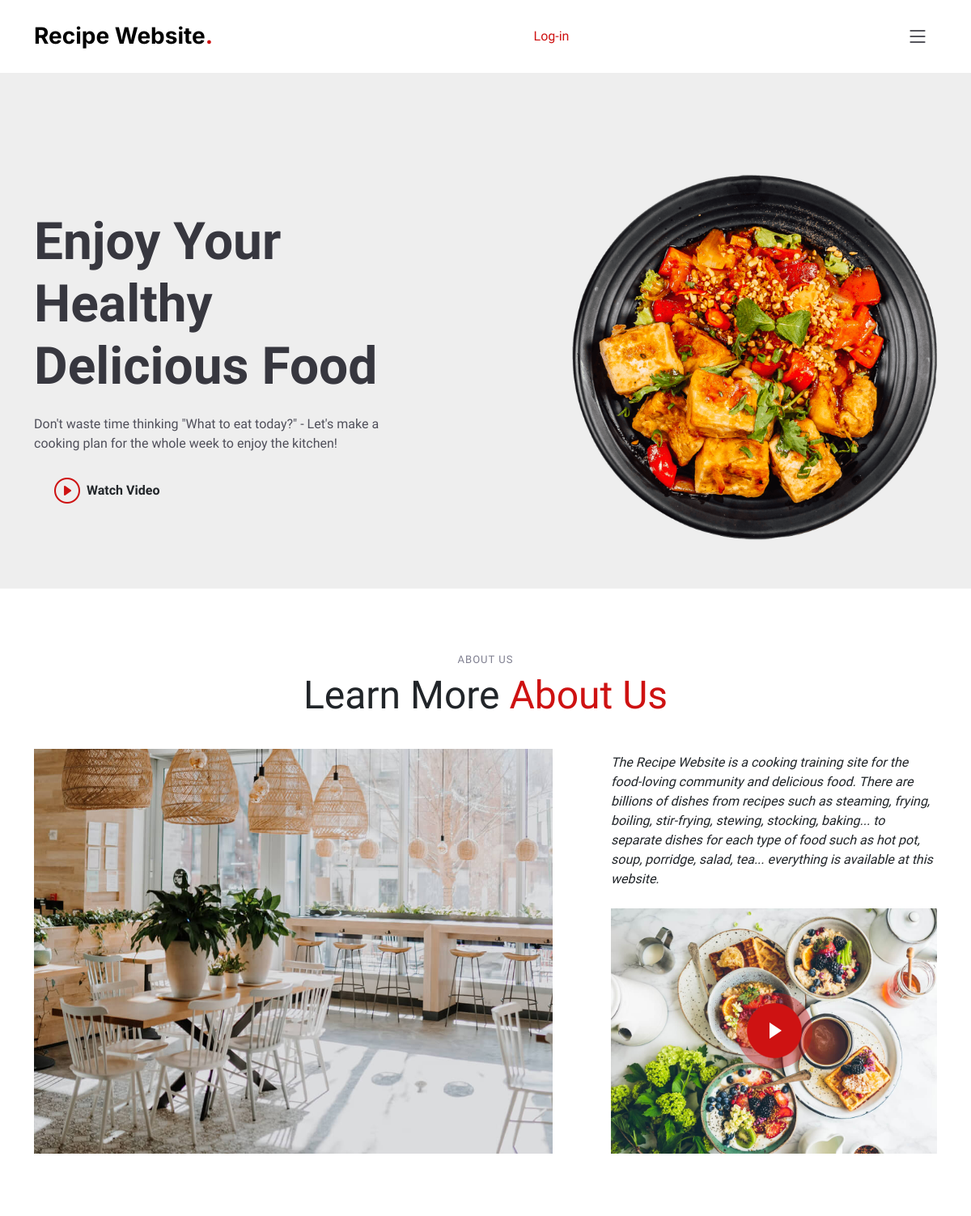
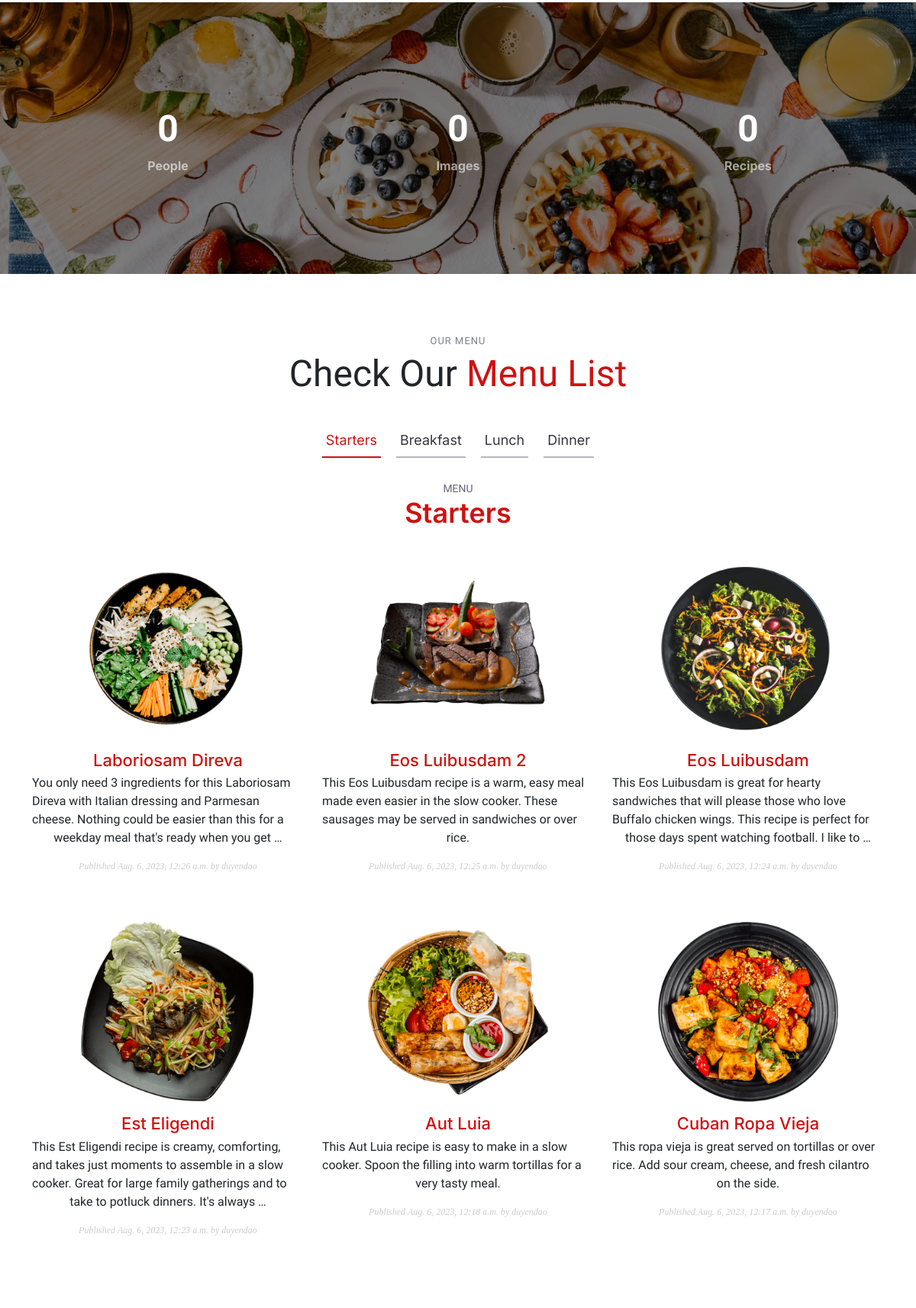
Screenshot of /recipe/ (upper part) with the database file from the repository (2 pictures, top to bottom).
### recipe/models.py (models this page shows, shortened)
class Post(models.Model):
    STATUS_CHOICES = ( ('draft', 'Draft'), ('published', 'Published'), )
    title = models.CharField(max_length=250)
    slug = models.SlugField(max_length=250, unique_for_date='publish')
    author = models.ForeignKey(User, on_delete=models.CASCADE, related_name='recipe_posts')
    body = models.TextField(blank=True)
    image = models.ImageField(upload_to='posts/image/%Y/%m/%d/', blank=True)
    video = models.FileField(upload_to='posts/video/%Y/%m/%d/', blank=True)
    url = models.URLField()
    publish = models.DateTimeField(default=timezone.now)
    created = models.DateTimeField(auto_now_add=True)
    updated = models.DateTimeField(auto_now=True)
    status = models.CharField(max_length=10, choices=STATUS_CHOICES, default='draft')
    objects = models.Manager() # The default manager.
    published = PublishedManager() # Our custom manager.
    score = models.IntegerField(default=0,
        validators=[
            MaxValueValidator(5),
            MinValueValidator(0),
        ]
    )
    servings = models.IntegerField(default=0)
    ingredients = models.TextField(blank=True)
    direction_step = models.TextField(blank=True)
    nutrition_calories = models.IntegerField(default=0)
    nutrition_carbs = models.IntegerField(default=0)
    nutrition_protein = models.IntegerField(default=0)
    nutrition_fat = models.IntegerField(default=0)
    class Meta:
        ordering = ('-publish',)
    def get_absolute_url_home(self):
        return reverse('recipe:post_detail_home', args=[ self.slug, self.publish.year, self.publish.month, self.publish.day])

### account/views.py (the view)
# urls.py: path('', views.home, name='home'),
def home(request):
    object_list = Post.published.all()
    images = Image.objects.all()
    paginator = Paginator(object_list, 6)
    page = request.GET.get('page')
    try:
        posts = paginator.page(page)
    except PageNotAnInteger:
        posts = paginator.page(1)
    except EmptyPage:
        posts = paginator.page(paginator.num_pages)
    return render(request, 'account/home.html', {'section': 'home',
                                                 'posts': posts,
                                                 'images': images})

### recipe/models.py (called while the page is built)
    def get_queryset(self):
        return super(PublishedManager, self).get_queryset().filter(status='published')

### account/templates/account/home.html (shortened to what this page needs)
{% extends "base.html" %}
{% block content %}
    <h1>Home</h1>
    <section id="hero" class="hero d-flex align-items-center section-bg">
        <div class="container">
        <div class="row justify-content-between gy-5">
            <div class="col-lg-5 order-2 order-lg-1 d-flex flex-column justify-content-center align-items-center align-items-lg-start text-center text-lg-start">
            <h2 data-aos="fade-up">Enjoy Your Healthy<br>Delicious Food</h2>
            <p data-aos="fade-up" data-aos-delay="100">Don't waste time thinking "What to eat today?" - Let's make a cooking plan for the whole week to enjoy the kitchen!</p>
            <div class="d-flex" data-aos="fade-up" data-aos-delay="200">
                <a href="https://www.youtube.com/watch?v=LXb3EKWsInQ" class="glightbox btn-watch-video d-flex align-items-center"><i class="bi bi-play-circle"></i><span>Watch Video</span></a>
            </div>
            </div>
            <div class="col-lg-5 order-1 order-lg-2 text-center text-lg-start">
            <img src="http://127.0.0.1:8000/media/images/2023/08/06/hero-img.png" class="img-fluid" alt="" data-aos="zoom-out" data-aos-delay="300">
            </div>
        </div>
        </div>
    </section>
    <main id="main">
        <section id="about" class="about">
            <div class="container" data-aos="fade-up">
                <div class="section-header">
                    <h2>About Us</h2>
                    <p>Learn More <span>About Us</span></p>
                </div>
                <div class="row gy-4">
                    <img class="col-lg-7 position-relative about-img" src="http://127.0.0.1:8000/media/images/2023/08/06/about.jpg" data-aos="fade-up" data-aos-delay="150" alt="">
                    <div class="col-lg-5 d-flex align-items-end" data-aos="fade-up" data-aos-delay="300">
                        <div class="content ps-0 ps-lg-5">
                            <p class="fst-italic">
                                The Recipe Website is a cooking training site for the food-loving community and delicious food.
                                There are billions of dishes from recipes such as steaming, frying, boiling, stir-frying, stewing, stocking, baking...
                                to separate dishes for each type of food such as hot pot, soup, porridge, salad, tea... everything is available at this website.
                            </p>
                            <div class="position-relative mt-4">
                                <img src="http://127.0.0.1:8000/media/images/2023/08/06/about-2.jpg" class="img-fluid" alt="">
                                <a href="https://www.youtube.com/watch?v=LXb3EKWsInQ" class="glightbox play-btn"></a>
                            </div>
                        </div>
                    </div>
                </div>
            </div>
        </section>
        <section id="stats-counter" class="stats-counter">
            <div class="container" data-aos="zoom-out">
                <div class="row gy-3">
                    <div class="col-lg-4 col-md-6">
                        <div class="stats-item text-center w-100 h-100">
                            <span data-purecounter-start="0" data-purecounter-end="232" data-purecounter-duration="1" class="purecounter"></span>
                            <p>People</p>
                        </div>
                    </div>
                    <div class="col-lg-4 col-md-6">
                        <div class="stats-item text-center w-100 h-100">
                            <span data-purecounter-start="0" data-purecounter-end="521" data-purecounter-duration="1" class="purecounter"></span>
                            <p>Images</p>
                        </div>
                    </div>
                    <div class="col-lg-4 col-md-6">
                        <div class="stats-item text-center w-100 h-100">
                            <span data-purecounter-start="0" data-purecounter-end="1453" data-purecounter-duration="1" class="purecounter"></span>
                            <p>Recipes</p>
                        </div>
                    </div>
                </div>
            </div>
        </section>
        <section id="menu" class="menu">
            <div class="container" data-aos="fade-up">
                <div class="section-header">
                    <h2>Our Menu</h2>
                    <p>Check Our <span> Menu List</span></p>
                </div>
                <ul class="nav nav-tabs d-flex justify-content-center" data-aos="fade-up" data-aos-delay="200">
                    <li class="nav-item">
                        <a class="nav-link active show" data-bs-toggle="tab" data-bs-target="#menu-starters">
                            <h4>Starters</h4>
                        </a>
                    </li>
                    <li class="nav-item">
                        <a class="nav-link" data-bs-toggle="tab" data-bs-target="#menu-breakfast">
                            <h4>Breakfast</h4>
                        </a>
                    </li>
                    <li class="nav-item">
                        <a class="nav-link" data-bs-toggle="tab" data-bs-target="#menu-lunch">
                            <h4>Lunch</h4>
                        </a>
                    </li>
                    <li class="nav-item">
                        <a class="nav-link" data-bs-toggle="tab" data-bs-target="#menu-dinner">
                            <h4>Dinner</h4>
                        </a>
                    </li>
                </ul>
                <div class="tab-content" data-aos="fade-up" data-aos-delay="300">
                    <div class="tab-pane fade active show" id="menu-starters">
                        <div class="tab-header text-center">
                            <p>Menu</p>
                            <h3>Starters</h3>
                        </div>
                        <div class="row gy-5">
                            {% for post in posts %}
                                <div class="col-lg-4 menu-item">
                                    {% if request.user.is_authenticated %}
                                        <a href="{{ post.get_absolute_url }}"><img src="{{ post.image.url }}" class="menu-img img-fluid" alt=""></a>
                                        <h4><a href="{{ post.get_absolute_url }}"> {{ post.title }} </a></h4>
                                    {% else %}
                                        <a href="{{ post.get_absolute_url_home }}"><img src="{{ post.image.url }}" class="menu-img img-fluid" alt=""></a>
                                        <h4><a href="{{ post.get_absolute_url_home }}"> {{ post.title }} </a></h4>
                                    {% endif %}
                                    <p class="ingredients">
                                        {{ post.body|truncatewords:30|linebreaks }}
                                    </p>
                                    <p class="date"> Published {{ post.publish }} by {{ post.author }} </p>
                                </div>
                            {% endfor %}
                        </div>
                    </div>
                </div>
            </div>
        </section>
    </main>
{% endblock %}

### account/static/assets/css/main.css (style rules this page uses)
:root { --font-default: "Open Sans", system-ui, -apple-system, "Segoe UI", Roboto, "Helvetica Neue", Arial, "Noto Sans", "Liberation Sans", sans-serif, "Apple Color Emoji", "Segoe UI Emoji", "Segoe UI Symbol", "Noto Color Emoji"; --font-primary: "Amatic SC", sans-serif; --font-secondary: "Inter", sans-serif; }
:root { --color-default: #212529; --color-primary: #ce1212; --color-secondary: #37373f; }
:root { scroll-behavior: smooth; }
body { font-family: var(--font-default); color: var(--color-default); }
a { color: var(--color-primary); text-decoration: none; }
h1, h2, h3, h4, h5, h6 { font-family: var(--font-secondary); }
section { overflow: hidden; padding: 80px 0; }
.section-bg { background-color: #eee; }
.section-header { text-align: center; padding-bottom: 30px; }
.section-header h2 { font-size: 13px; letter-spacing: 1px; font-weight: 400; margin: 0; padding: 0; color: #7f7f90; text-transform: uppercase; font-family: var(--font-default); }
.section-header p { margin: 0; font-size: 48px; font-weight: 400; font-family: var(--font-primary); }
.section-header p span { color: var(--color-primary); }
section { scroll-margin-top: 90px; }
.about .about-img { min-height: 500px; }
.about .play-btn { width: 94px; height: 94px; background: radial-gradient(var(--color-primary) 50%, rgba(206, 18, 18, 0.4) 52%); border-radius: 50%; display: block; position: absolute; left: calc(50% - 47px); top: calc(50% - 47px); overflow: hidden; }
.about .play-btn:before { content: ""; position: absolute; width: 120px; height: 120px; animation-delay: 0s; animation: pulsate-btn 2s; animation-direction: forwards; animation-iteration-count: infinite; animation-timing-function: steps; opacity: 1; border-radius: 50%; border: 5px solid rgba(206, 18, 18, 0.7); top: -15%; left: -15%; background: rgba(198, 16, 0, 0); }
.about .play-btn:after { content: ""; position: absolute; left: 50%; top: 50%; transform: translateX(-40%) translateY(-50%); width: 0; height: 0; border-top: 10px solid transparent; border-bottom: 10px solid transparent; border-left: 15px solid #fff; z-index: 100; transition: all 400ms cubic-bezier(0.55, 0.055, 0.675, 0.19); }
.stats-counter { background: linear-gradient(rgba(0, 0, 0, 0.5), rgba(0, 0, 0, 0.5)), url("../img/stats-bg.jpg") center center; background-size: cover; padding: 100px 0; }
.stats-counter .stats-item { padding: 30px; width: 100%; }
.stats-counter .stats-item span { font-size: 48px; display: block; color: #fff; font-weight: 700; }
.stats-counter .stats-item p { padding: 0; margin: 0; font-family: var(--font-secondary); font-size: 16px; font-weight: 700; color: rgba(255, 255, 255, 0.6); }
.menu .nav-tabs { border: 0; }
.menu .nav-link { margin: 0 10px; padding: 10px 5px; transition: 0.3s; color: var(--color-secondary); border-radius: 0; cursor: pointer; height: 100%; border: 0; border-bottom: 2px solid #b6b6bf; }
.menu .nav-link h4 { font-size: 18px; font-weight: 400; margin: 0; font-family: var(--font-secondary); }
.menu .nav-link.active { color: var(--color-primary); border-color: var(--color-primary); }
.menu .tab-content .tab-header { padding: 30px 0; }
.menu .tab-content .tab-header p { font-size: 14px; text-transform: uppercase; color: #676775; margin-bottom: 0; }
.menu .tab-content .tab-header h3 { font-size: 36px; font-weight: 600; color: var(--color-primary); }
.menu .tab-content .menu-item { -moz-text-align-last: center; text-align-last: center; }
.menu .tab-content .menu-item .menu-img { padding: 0 60px; margin-bottom: 15px; }
.menu .tab-content .menu-item h4 { font-size: 22px; font-weight: 500; color: var(--color-secondary); font-family: var(--font-secondary); font-weight: 30px; margin-bottom: 5px; }
.menu .tab-content .menu-item .ingredients { font-family: var(--font-secondary); color: #8d8d9b; margin-bottom: 5px; }
.hero { width: 100%; background-size: cover; position: relative; min-height: 60vh; padding: 160px 0 60px 0; }
.hero h2 { font-size: 64px; font-weight: 700; margin-bottom: 20px; color: var(--color-secondary); font-family: var(--font-primary); }
.hero p { color: #4f4f5a; font-weight: 400; margin-bottom: 30px; }
.hero .btn-watch-video { font-size: 16px; transition: 0.5s; margin-left: 25px; color: var(--font-secondary); font-weight: 600; }
.hero .btn-watch-video i { color: var(--color-primary); font-size: 32px; transition: 0.3s; line-height: 0; margin-right: 8px; }

### account/static/assets/css/recipe.css (style rules this page uses)
p.date { color:#ccc; font-family: georgia, serif; font-size: 12px; font-style: italic; }

### rows the page displays
Post: image (picture), title "Laboriosam Direva", body "You only need 3 ingredients for this Laboriosam Direva with Italian dressing and Parmesan cheese. Nothing could be easier than this for a weekday meal that's ready when you get …", publish "Aug. 6, 2023, 12:26 a.m.", author "duyendao"
Post: image (picture), title "Eos Luibusdam 2", body "This Eos Luibusdam recipe is a warm, easy meal made even easier in the slow cooker. These sausages may be served in sandwiches or over rice.", publish "Aug. 6, 2023, 12:25 a.m.", author "duyendao"
Post: image (picture), title "Eos Luibusdam", body "This Eos Luibusdam is great for hearty sandwiches that will please those who love Buffalo chicken wings. This recipe is perfect for those days spent watching football. I like to …", publish "Aug. 6, 2023, 12:24 a.m.", author "duyendao"
Post: image (picture), title "Est Eligendi", body "This Est Eligendi recipe is creamy, comforting, and takes just moments to assemble in a slow cooker. Great for large family gatherings and to take to potluck dinners. It's always …", publish "Aug. 6, 2023, 12:23 a.m.", author "duyendao"
Post: image (picture), title "Aut Luia", body "This Aut Luia recipe is easy to make in a slow cooker. Spoon the filling into warm tortillas for a very tasty meal.", publish "Aug. 6, 2023, 12:18 a.m.", author "duyendao"
Post: image (picture), title "Cuban Ropa Vieja", body "This ropa vieja is great served on tortillas or over rice. Add sour cream, cheese, and fresh cilantro on the side.", publish "Aug. 6, 2023, 12:17 a.m.", author "duyendao"
